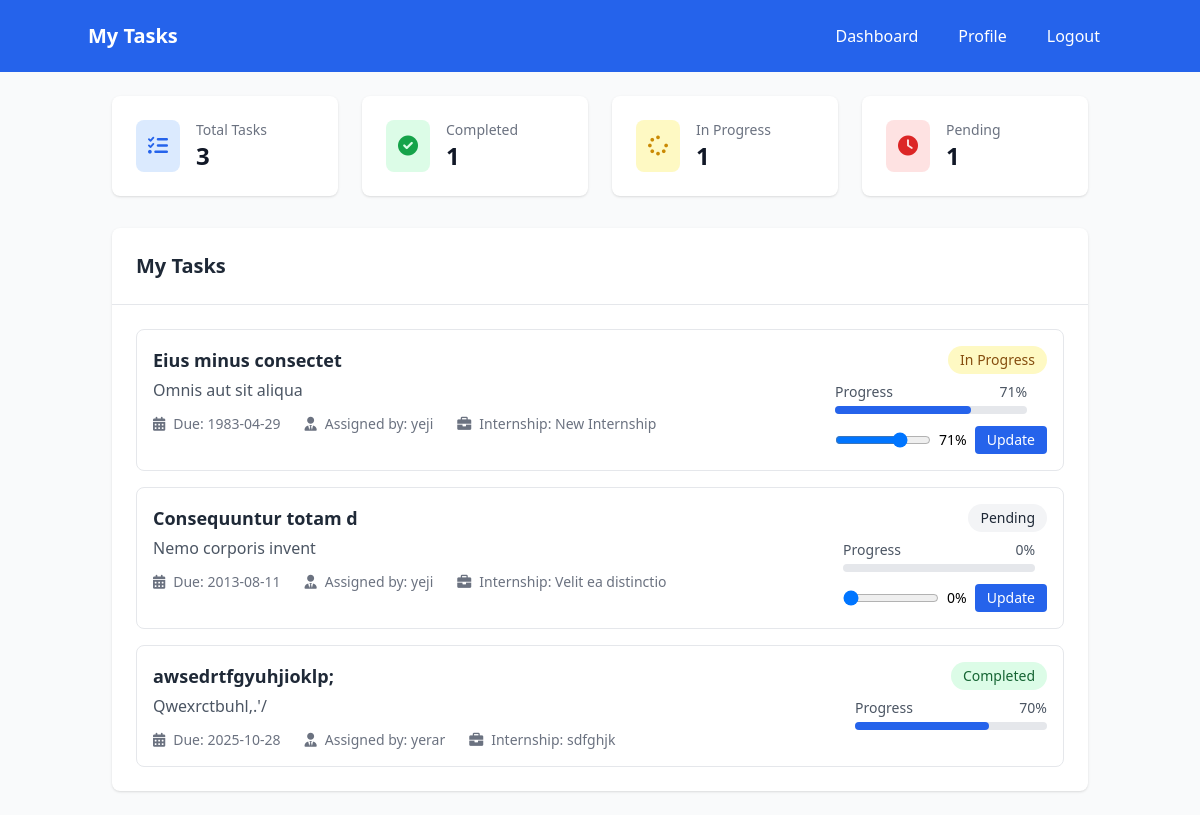
Page /tasks (signed in) on the earlier database version.
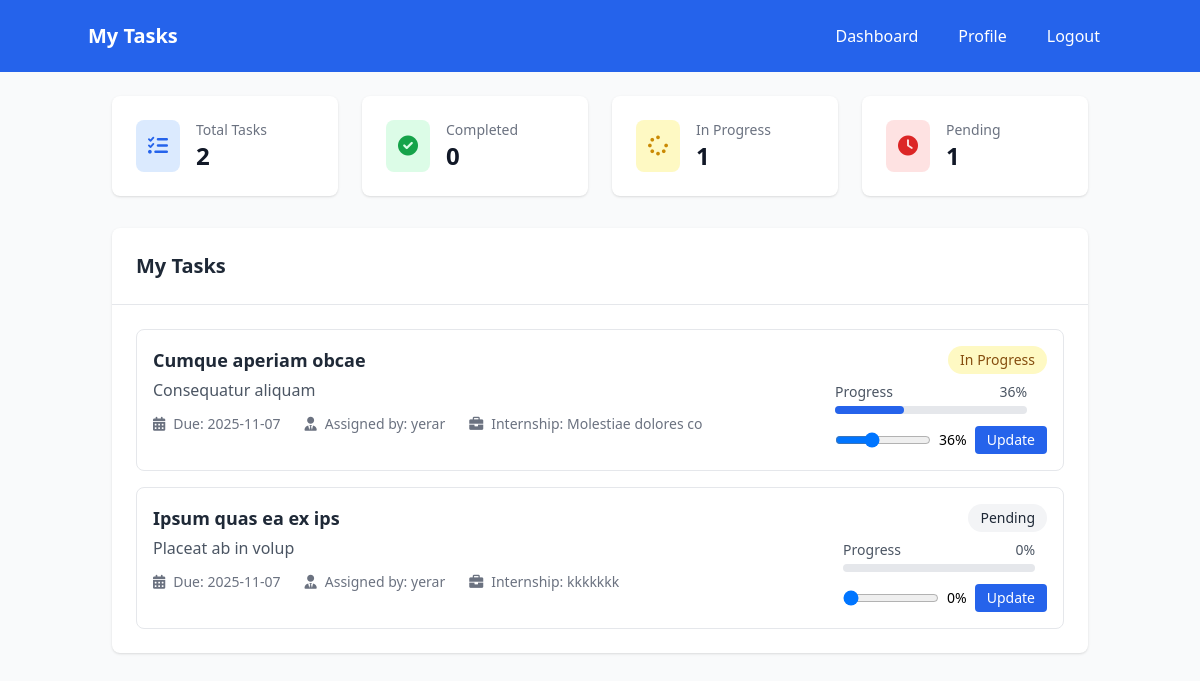
Same page on the later database version.
### models.py (models this page shows)
class Task(Base):
    __tablename__ = "tasks"
    id = Column(Integer, primary_key=True, index=True)
    title = Column(String(255), nullable=False)
    description = Column(Text)
    internship_id = Column(Integer, ForeignKey("internships.id"), nullable=False)
    student_id = Column(Integer, ForeignKey("users.id"), nullable=False)
    assigned_by = Column(Integer, ForeignKey("users.id"))
    due_date = Column(DateTime(timezone=True))
    status = Column(Enum(TaskStatus), default=TaskStatus.PENDING)
    progress = Column(Integer, default=0)
    created_at = Column(DateTime(timezone=True), server_default=func.now())
    internship = relationship("Internship", back_populates="tasks")
    student = relationship("User", foreign_keys=[student_id], back_populates="assigned_tasks")
    assigner = relationship("User", foreign_keys=[assigned_by], back_populates="assigned_by_tasks")

class User(Base):
    __tablename__ = "users"
    id = Column(Integer, primary_key=True, index=True)
    email = Column(String(255), unique=True, index=True, nullable=False)
    hashed_password = Column(String(255), nullable=False)
    full_name = Column(String(255), nullable=False)
    role = Column(Enum(UserRole), nullable=False, default=UserRole.STUDENT)
    phone = Column(String(20))
    department = Column(String(255))
    profile_picture = Column(String(500), default="default_avatar.png")
    created_at = Column(DateTime(timezone=True), server_default=func.now())
    is_active = Column(Boolean, default=True)
    created_internships = relationship("Internship", back_populates="creator")
    applications = relationship("InternshipApplication", back_populates="student")
    assigned_tasks = relationship("Task", foreign_keys="Task.student_id", back_populates="student")
    assigned_by_tasks = relationship("Task", foreign_keys="Task.assigned_by", back_populates="assigner")
    student_feedback = relationship("Feedback", foreign_keys="Feedback.student_id", back_populates="student")
    mentor_feedback = relationship("Feedback", foreign_keys="Feedback.mentor_id", back_populates="mentor")
    given_feedbacks = relationship("MentorFeedback", foreign_keys="MentorFeedback.mentor_id", back_populates="mentor")
    received_feedbacks = relationship("MentorFeedback", foreign_keys="MentorFeedback.student_id", back_populates="student")
    given_evaluations = relationship("Evaluation", foreign_keys="Evaluation.admin_id", back_populates="admin")
    received_evaluations = relationship("Evaluation", foreign_keys="Evaluation.student_id", back_populates="student")

class Internship(Base):
    __tablename__ = "internships"
    id = Column(Integer, primary_key=True, index=True)
    title = Column(String(255), nullable=False)
    description = Column(Text)
    company = Column(String(255), nullable=False)
    location = Column(String(255))
    duration = Column(String(100))
    stipend = Column(String(100))
    requirements = Column(Text)
    created_by = Column(Integer, ForeignKey("users.id"))
    created_at = Column(DateTime(timezone=True), server_default=func.now())
    is_active = Column(Boolean, default=True)
    deadline = Column(DateTime(timezone=True))
    creator = relationship("User", back_populates="created_internships")
    applications = relationship("InternshipApplication", back_populates="internship")
    tasks = relationship("Task", back_populates="internship")
    feedback = relationship("Feedback", back_populates="internship")
    mentor_feedbacks = relationship("MentorFeedback", back_populates="internship")
    evaluations = relationship("Evaluation", back_populates="internship")

### app.py (the view)
@app.get("/tasks")
async def tasks_page(request: Request, db: Session = Depends(get_db)):
    try:
        user = await get_current_user_from_cookie(request, db)
        if isinstance(user, RedirectResponse):
            return user
        user_role = user.role.value if hasattr(user.role, 'value') else user.role
        print(f"🎯 Tasks page access - User: {user.email}, Role: {user_role}")
        if user_role == "student":
            tasks = crud.get_tasks_by_student(db, user.id)
            return templates.TemplateResponse("tasks_student.html", {
                "request": request,
                "user": user,  # This should match your template variable
                "tasks": tasks
            })
        elif user_role in ["admin", "mentor"]:
            if user_role == "admin":
                tasks = crud.get_all_tasks(db)
            else:  # mentor
                tasks = db.query(models.Task)\
                    .join(models.Internship, models.Task.internship_id == models.Internship.id)\
                    .filter(models.Internship.created_by == user.id)\
                    .all()
            students = crud.get_all_users(db)
            internships = crud.get_internships(db)
            total_tasks = len(tasks)
            completed_tasks = len([t for t in tasks if t.status == 'completed'])
            pending_tasks = len([t for t in tasks if t.status in ['pending', 'in_progress']])
            overdue_tasks = len([t for t in tasks if t.due_date and t.due_date.date() < date.today() and t.status != 'completed'])
            stats = {
                "total_tasks": total_tasks,
                "completed_tasks": completed_tasks,
                "pending_tasks": pending_tasks,
                "overdue_tasks": overdue_tasks
            }
            return templates.TemplateResponse("tasks_management.html", {
                "request": request,
                "current_user": user,  # Changed to match template
                "tasks": tasks,
                "students": students,
                "internships": internships,
                "stats": stats,  # Add stats for mentors too
                "today": date.today()
            })
        else:
            print(f"❌ Unknown role for tasks: {user_role}")
            return RedirectResponse("/dashboard?error=Access denied")
    except Exception as e:
        print(f"💥 Tasks page error: {e}")
        import traceback
        traceback.print_exc()
        return RedirectResponse("/login")

### templates/tasks_student.html (shortened to what the changed rows need)
<!DOCTYPE html>
<html lang="en">
<head>
    <script src="https://cdn.tailwindcss.com"></script>
    <link rel="stylesheet" href="https://cdnjs.cloudflare.com/ajax/libs/font-awesome/6.0.0/css/all.min.css">
</head>
<body class="bg-gray-50">
    <nav class="bg-blue-600 text-white p-4">
        <div class="container mx-auto flex justify-between items-center">
            <h1 class="text-xl font-bold">My Tasks</h1>
        </div>
    </nav>
    <div class="container mx-auto p-6">
        <div class="grid grid-cols-1 md:grid-cols-4 gap-6 mb-8">
            <div class="bg-white p-6 rounded-lg shadow">
                <div class="flex items-center">
                    <div class="ml-4">
                        <h3 class="text-sm font-medium text-gray-500">Total Tasks</h3>
                        <p class="text-2xl font-bold text-gray-900">{{ tasks|length }}</p>
                    </div>
                </div>
            </div>
            <div class="bg-white p-6 rounded-lg shadow">
                <div class="flex items-center">
                    <div class="ml-4">
                        <h3 class="text-sm font-medium text-gray-500">Completed</h3>
                        <p class="text-2xl font-bold text-gray-900">
                            {{ tasks|selectattr("status", "equalto", "completed")|list|length }}
                        </p>
                    </div>
                </div>
            </div>
        </div>
        <div class="bg-white rounded-lg shadow">
            <div class="p-6 border-b">
                <h2 class="text-xl font-semibold text-gray-800">My Tasks</h2>
            </div>
            <div class="p-6">
                {% if tasks %}
                <div class="space-y-4">
                    {% for task in tasks %}
                    <div class="border rounded-lg p-4 hover:bg-gray-50">
                        <div class="flex justify-between items-start">
                            <div class="flex-1">
                                <h3 class="font-semibold text-lg text-gray-800">{{ task.title }}</h3>
                                <p class="text-gray-600 mt-1">{{ task.description }}</p>
                                <div class="mt-3 flex items-center space-x-6 text-sm text-gray-500">
                                    <div class="flex items-center">
                                        <i class="fas fa-calendar-alt mr-2"></i>
                                        <span>Due: {{ task.due_date.strftime('%Y-%m-%d') if task.due_date else 'No due date' }}</span>
                                    </div>
                                    <div class="flex items-center">
                                        <i class="fas fa-user-tie mr-2"></i>
                                        <span>Assigned by: {{ task.assigner.full_name }}</span>
                                    </div>
                                    {% if task.internship %}
                                    <div class="flex items-center">
                                        <i class="fas fa-briefcase mr-2"></i>
                                        <span>Internship: {{ task.internship.title }}</span>
                                    </div>
                                    {% endif %}
                                </div>
                            </div>
                            <div class="text-right">
                                <span class="inline-flex items-center px-3 py-1 rounded-full text-sm font-medium
                                    {% if task.status == 'completed' %}bg-green-100 text-green-800
                                    {% elif task.status == 'in_progress' %}bg-yellow-100 text-yellow-800
                                    {% elif task.status == 'cancelled' %}bg-red-100 text-red-800
                                    {% else %}bg-gray-100 text-gray-800{% endif %}">
                                    {{ task.status|replace('_', ' ')|title }}
                                </span>
                                <div class="mt-2 w-48">
                                    <div class="flex justify-between text-sm text-gray-600 mb-1">
                                        <span>Progress</span>
                                        <span>{{ task.progress }}%</span>
                                    </div>
                                    <div class="w-full bg-gray-200 rounded-full h-2">
                                        <div class="bg-blue-600 h-2 rounded-full"
                                             style="width: {{ task.progress }}%"></div>
                                    </div>
                                </div>
                                {% if task.status != 'completed' and task.status != 'cancelled' %}
                                <div class="mt-3">
                                    <form class="flex items-center space-x-2"
                                          onsubmit="updateTaskProgress(event, {{ task.id }})">
                                        <input type="range" min="0" max="100" value="{{ task.progress }}"
                                               class="w-24" id="progress-{{ task.id }}"
                                               onchange="document.getElementById('progress-value-{{ task.id }}').textContent = this.value + '%'">
                                        <span id="progress-value-{{ task.id }}" class="text-sm font-medium">
                                            {{ task.progress }}%
                                        </span>
                                        <button type="submit"
                                                class="bg-blue-600 text-white px-3 py-1 rounded text-sm hover:bg-blue-700">
                                            Update
                                        </button>
                                    </form>
                                </div>
                                {% endif %}
                            </div>
                        </div>
                    </div>
                    {% endfor %}
                </div>
                {% else %}
                <div class="text-center py-8">
                    <i class="fas fa-tasks text-gray-300 text-6xl mb-4"></i>
                    <h3 class="text-lg font-medium text-gray-900">No tasks assigned yet</h3>
                    <p class="text-gray-500 mt-1">You don't have any tasks assigned to you at the moment.</p>
                </div>
                {% endif %}
            </div>
        </div>
    </div>
</body>
</html>

Differences in the rows shown:
removed Task: title "Eius minus consectet", description "Omnis aut sit aliqua", due_date "1983-04-29", assigner.full_name "yeji", internship "New Internship", status "In Progress", progress "71"
removed Task: title "Consequuntur totam d", description "Nemo corporis invent", due_date "2013-08-11", assigner.full_name "yeji", internship "Velit ea distinctio", status "Pending", progress "0"
removed Task: title "awsedrtfgyuhjioklp;", description "Qwexrctbuhl,.'/", due_date "2025-10-28", assigner.full_name "yerar", internship "sdfghjk", status "Completed", progress "70"
added Task: title "Cumque aperiam obcae", description "Consequatur aliquam", due_date "2025-11-07", assigner.full_name "yerar", internship "Molestiae dolores co", status "In Progress", progress "36"
added Task: title "Ipsum quas ea ex ips", description "Placeat ab in volup", due_date "2025-11-07", assigner.full_name "yerar", internship "kkkkkkk", status "Pending", progress "0"
Other differences:
{{ tasks|length }}: "3" → "2"
{{ tasks|selectattr("status", "equalto", "completed")|list|length }}: "1" → "0"
